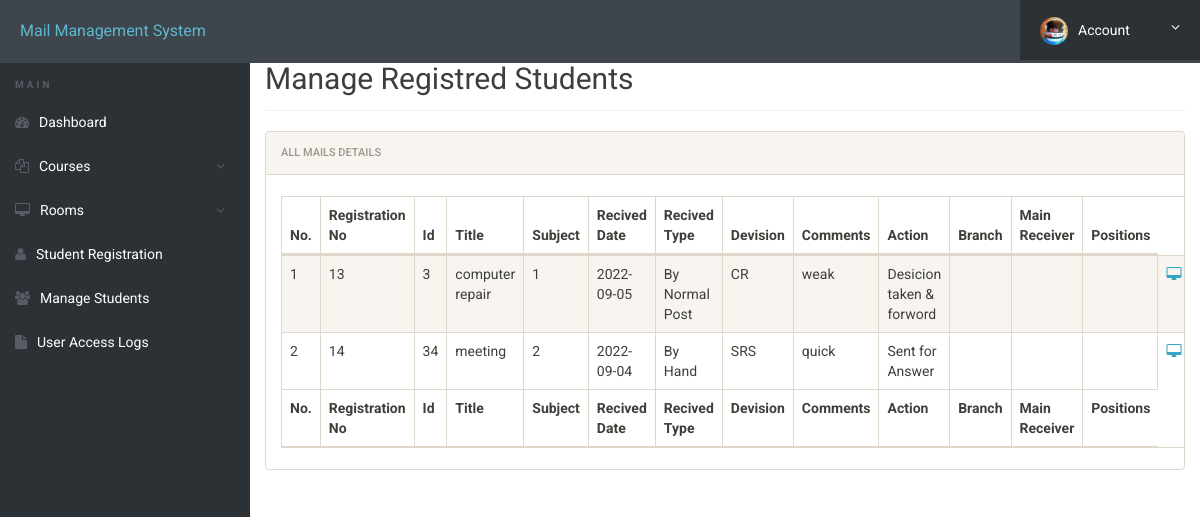
The page /admin/manage-students.php (signed in) on the database as committed earlier.
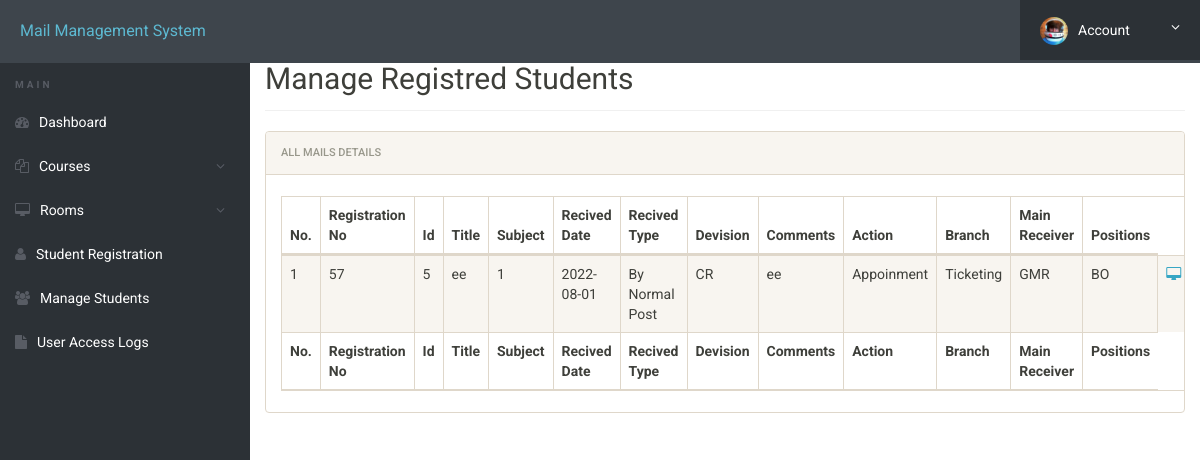
The same page on the database as committed later.
### tables this page shows
CREATE TABLE `registration` (
  `id` int(11) NOT NULL AUTO_INCREMENT,
  `recidate` date DEFAULT NULL,
  `devision` varchar(500) DEFAULT NULL,
  `regno` int(11) DEFAULT NULL,
  `subject` varchar(500) DEFAULT NULL,
  `title` varchar(500) DEFAULT NULL,
  `recitype` varchar(500) DEFAULT NULL,
  `regplace` varchar(250) DEFAULT NULL,
  `action` varchar(1000) DEFAULT NULL,
  `comment` varchar(500) DEFAULT NULL,
  `branch` varchar(250) DEFAULT NULL,
  `mainreciver` varchar(1000) DEFAULT NULL,
  `position` varchar(500) DEFAULT NULL,
  `action2` varchar(500) DEFAULT NULL,
  PRIMARY KEY (`id`)
);

### admin/manage-students.php (the view, shortened to what this page needs)
<?php
include('includes/config.php');
?>
<!doctype html>
<html lang="en" class="no-js">
<head>
	<link rel="stylesheet" href="css/font-awesome.min.css">
	<link rel="stylesheet" href="css/bootstrap.min.css">
	<link rel="stylesheet" href="css/dataTables.bootstrap.min.css">
	<link rel="stylesheet" href="css/bootstrap-social.css">
	<link rel="stylesheet" href="css/bootstrap-select.css">
	<link rel="stylesheet" href="css/fileinput.min.css">
	<link rel="stylesheet" href="css/awesome-bootstrap-checkbox.css">
	<link rel="stylesheet" href="css/style.css">
</head>
<body>
	<?php include('includes/header.php');?>
	<div class="ts-main-content">
			<?php include('includes/sidebar.php');?>
		<div class="content-wrapper">
			<div class="container-fluid">
				<div class="row">
					<div class="col-md-12">
						<h2 class="page-title" style="margin-top:4%">Manage Registred Students</h2>
						<div class="panel panel-default">
							<div class="panel-heading">All Mails Details</div>
							<div class="panel-body">
								<table id="zctb" class="display table table-striped table-bordered table-hover" cellspacing="0" width="100%">
									<thead>
										<tr>
											<th>No.</th>
											<th>Registration No </th>
											<th>Id </th>
											<th>Title </th>
											<th>Subject </th>
											<th>Recived Date </th>
											<th>Recived Type  </th>
											<th>Devision </th>
											<th>Comments</th>
											<th>Action</th>
											<th>Branch </th>
											<th>Main Receiver</th>
											<th>Positions</th>
										</tr>
									</thead>
									<tfoot>
										<tr>
											<th>No.</th>
											<th>Registration No</th>
											<th>Id</th>
											<th>Title </th>
											<th>Subject </th>
											<th>Recived Date  </th>
											<th>Recived Type </th>
											<th>Devision</th>
											<th>Comments</th>
											<th>Action</th>
											<th>Branch </th>
											<th>Main Receiver</th>
											<th>Positions</th>
										</tr>
									</tfoot>
									<tbody>
<?php
$ret="select * from registration";
$stmt= $mysqli->prepare($ret) ;
$stmt->execute() ;
$res=$stmt->get_result();
$cnt=1;
while($row=$res->fetch_object())
	  {
	  	?>
<tr><td><?php echo $cnt;;?></td>
<td><?php echo $row->regno;?></td>
<td><?php echo $row->id;?></td>
<td><?php echo $row->title;?></td>
<td><?php echo $row->subject;?></td>
<td><?php echo $row->recidate;?></td>
<td><?php echo $row->recitype;?></td>
<td><?php echo $row->devision;?></td>
<td><?php echo $row->comment;?></td>
<td><?php echo $row->action;?></td>
<td><?php echo $row->branch;?></td>
<td><?php echo $row->mainreciver;?></td>
<td><?php echo $row->position;?></td>
<td>
<a href="student-details.php?regno=<?php echo $row->regno;?>" title="View Full Details"><i class="fa fa-desktop"></i></a>&nbsp;&nbsp;
										</tr>
									<?php
$cnt=$cnt+1;
									 } ?>
									</tbody>
								</table>
							</div>
						</div>
					</div>
				</div>
			</div>
		</div>
	</div>
</body>
</html>

### admin/includes/header.php (shortened to what this page needs)
<div class="brand clearfix">
    <a href="#" class="logo" style="font-size:16px;">Mail Management System</a>
    <ul class="ts-profile-nav">
        <li class="ts-account">
            <a href="#"><img src="img/ts-avatar.jpg" class="ts-avatar hidden-side" alt="">Account<i class="fa fa-angle-down hidden-side"></i></a>
        </li>
    </ul>
</div>

### admin/includes/sidebar.php (shortened to what this page needs)
<nav class="ts-sidebar">
    <ul class="ts-sidebar-menu">
        <li class="ts-label">Main</li>
        <li><a href="dashboard.php"><i class="fa fa-dashboard"></i>Dashboard</a></li>
        <li><a href="#"><i class="fa fa-files-o"></i>Courses</a>
        </li>
        <li><a href="#"><i class="fa fa-desktop"></i>Rooms</a>
        </li>
        <li><a href="registration.php"><i class="fa fa-user"></i>Student Registration</a></li>
        <li><a href="manage-students.php"><i class="fa fa-users"></i>Manage Students</a></li>
        <li><a href="access-log.php"><i class="fa fa-file"></i>User Access Logs</a></li>
    </ul>
</nav>

### admin/css/style.css (style rules this page uses)
html { font-size: 14px; }
@media only screen and (min-width: 480px) { html { font-size: 17px; } }
@media only screen and (min-width: 768px) { html { font-size: 14px; } }
body { font-size: 1em; }
a { color: #37a6c4; }
.panel { overflow: hidden; }
ul, li { margin: 0; padding: 0; list-style: none; }
.page-title { padding-bottom: 15px; margin-bottom: 20px; border-bottom: 1px solid #f0f0f0; }
.brand { background: #3e454c; position: relative; z-index: 3; position: fixed; width: 100%; top: 0; }
.brand .logo { box-sizing: border-box; padding: 20px; float: left; display: block; width: 200px; }
@media only screen and (min-width: 992px) { .brand .logo { width: 250px; } }
.brand .ts-profile-nav { float: right; display: none; }
.brand .ts-profile-nav li { float: left; position: relative; }
.brand .ts-profile-nav li a { display: block; padding: 20px; color: #fff; }
.brand .ts-profile-nav .ts-account .fa-angle-down { float: right; }
.brand .ts-profile-nav .ts-account > a { width: 180px; background: #2c3136; }
.brand .ts-profile-nav .ts-account .ts-avatar { border-radius: 50%; height: 28px; margin: -10px 0; margin-right: 10px; }
@media only screen and (min-width: 992px) { .brand .ts-profile-nav { display: block; } }
.ts-sidebar { background: #2c3136; max-height: 0; transition: max-height 0.3s; overflow: hidden; position: fixed; z-index: 2; width: 100%; bottom: 0; top: 60px; overflow-y: auto; }
@media only screen and (min-width: 992px) { .ts-sidebar { max-height: 100%; bottom: 0; } }
.ts-sidebar-menu .ts-label { color: #585c64; font-weight: bold; padding: 8px 15px; text-transform: uppercase; font-size: 10px; letter-spacing: 3px; margin-top: 10px; }
.ts-sidebar-menu a { display: block; text-decoration: none; padding: 12px 15px; color: #fff; }
.ts-sidebar-menu li { position: relative; }
.ts-sidebar-menu li i { color: #585c64; margin-right: 10px; }
.ts-main-content .content-wrapper { padding-top: 15px; margin-top: 10px; }
@media only screen and (min-width: 992px) { .ts-main-content .ts-sidebar { width: 250px; float: left; } }
@media only screen and (min-width: 992px) { .ts-main-content .content-wrapper { margin-left: 250px; } }

Rows that differ between the two databases and show on the page:
removed registration: regno "13", id "3", title "computer repair", subject "1", recidate "2022-09-05", recitype "By Normal Post", devision "CR", comment "weak", action "Desicion taken & forword"
removed registration: regno "14", id "34", title "meeting", subject "2", recidate "2022-09-04", recitype "By Hand", devision "SRS", comment "quick", action "Sent for Answer"
added registration: regno "57", id "5", title "ee", subject "1", recidate "2022-08-01", recitype "By Normal Post", devision "CR", comment "ee", action "Appoinment", branch "Ticketing", mainreciver "GMR", position "BO"
